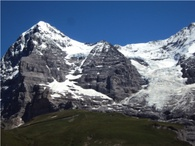
#> input picture Image Stitching Project/Dataset/Mountain/hill1.jpg, 195 x 146 px, shrunk from 400 x 300 before the run; its folder holds 2 pictures in this run
$ python main.py
#> lines starting #> are read from the running program, lines starting #| are printed output that depends on the picture; after the words box and inside, x2 and y2 are one past the last pixel; in counts of white or black regions, pixels touching at a corner belong together
import numpy as np
import cv2
import glob
import imutils
import os

# Configurable parameters
dataset_name = 'Mountain'
threshold = 0.97

# Load images
file_path = os.path.join('Image Stitching Project', 'Dataset', dataset_name, '*.jpg')
image_paths = glob.glob(file_path)
images = []

for image_path in image_paths:
    img = cv2.imread(image_path)
#> img is the input picture: shape (146, 195, 3); mean B, G, R 113.2, 95.6, 82.7
    if img is not None:
        images.append(img)
    else:
        print(f"Error loading image: {image_path}")

# Check OpenCV version and create the stitcher accordingly
if cv2.__version__.startswith('3'):
    stitcher = cv2.createStitcher()
else:
    stitcher = cv2.Stitcher_create()

# Stitch the images
error, stitched_img = stitcher.stitch(images)
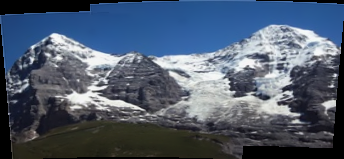
#> stitched_img: shape (159, 344, 3); mean of channels 0, 1, 2 109.4, 91.1, 78.2; drawn as B, G, R
#> error = 0

if error == cv2.Stitcher_OK:
    # Save the stitched image
    result_folder = os.path.join('Image Stitching Project', 'Result', dataset_name)
    os.makedirs(result_folder, exist_ok=True)
    output_path1 = os.path.join(result_folder, 'output1.jpg')

    cv2.imwrite(output_path1, stitched_img)
    cv2.imshow("Stitched Image", stitched_img)
    cv2.waitKey(0)
    cv2.destroyAllWindows()

    # Add a border to the stitched image
    stitched_img = cv2.copyMakeBorder(stitched_img, 10, 10, 10, 10, cv2.BORDER_CONSTANT, value=(0, 0, 0))
#> stitched_img: shape (179, 364, 3)

    # Convert to grayscale and apply threshold to find the black border
    gray = cv2.cvtColor(stitched_img, cv2.COLOR_BGR2GRAY)
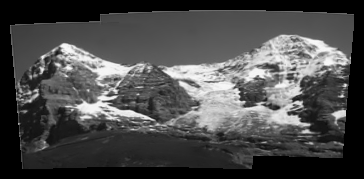
#> gray: shape (179, 364); min 0, max 248, mean 75
    _, thresh_img = cv2.threshold(gray, 1, 255, cv2.THRESH_BINARY)
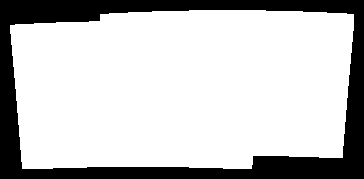
#> thresh_img: shape (179, 364); 76.8% white; 1 black region

    # Find contours in the thresholded image
    contours = cv2.findContours(thresh_img, cv2.RETR_EXTERNAL, cv2.CHAIN_APPROX_SIMPLE)
#> contours = 1 contour; box (x1, y1, x2, y2) and area: (10, 10, 354, 169) 49580
    contours = imutils.grab_contours(contours)
    areaOI = max(contours, key=cv2.contourArea)
#> areaOI = contour of 94 points, box (x1, y1, x2, y2) (10, 10, 354, 169), area 49580

    # Define a threshold to determine if the border is small
    if cv2.contourArea(areaOI) < threshold * gray.size:
        # Create a mask with the largest contour
        mask = np.zeros(thresh_img.shape, dtype="uint8")
        x, y, w, h = cv2.boundingRect(areaOI)
#> x = 10; y = 10; w = 344; h = 159
        cv2.rectangle(mask, (x, y), (x + w, y + h), 255, -1)
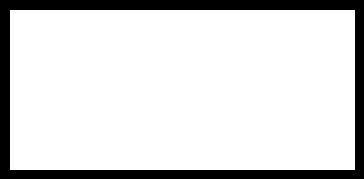
#> mask: shape (179, 364); 84.7% white; 1 black region, box (x1, y1, x2, y2) and area: (0, 0, 364, 179) 9956

        # Erode the mask until the black border is removed
        minRectangle = mask.copy()
        sub = mask.copy()

        while cv2.countNonZero(sub) > 0:
            minRectangle = cv2.erode(minRectangle, None)
            sub = cv2.subtract(minRectangle, thresh_img)
#> this loop made 14 passes
#> pass 1, `sub = cv2.subtract(minRectangle, thresh_img)`:
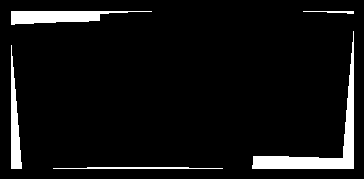
#> sub: shape (179, 364); 6.5% white; 5 white regions, box (x1, y1, x2, y2) and area: (252, 31, 354, 169) 1994, (11, 11, 152, 25) 1129, (11, 45, 22, 169) 736, (53, 167, 223, 169) 272, (303, 11, 354, 14) 85
#> after the loop:
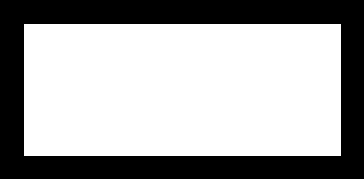
#> minRectangle: shape (179, 364); 64.2% white; 1 black region

        # Find the new bounding box
        contours = cv2.findContours(minRectangle, cv2.RETR_EXTERNAL, cv2.CHAIN_APPROX_SIMPLE)
#> contours = 1 contour; box (x1, y1, x2, y2) and area: (24, 24, 341, 156) 41396
        contours = imutils.grab_contours(contours)
#> contours = [[[24, 24], [24, 155], [340, 155], [340, 24]]]
        areaOI = max(contours, key=cv2.contourArea)
#> areaOI = [[24, 24], [24, 155], [340, 155], [340, 24]]
        x, y, w, h = cv2.boundingRect(areaOI)
#> x = 24; y = 24; w = 317; h = 132

        # Crop the image to the bounding box
        stitched_img = stitched_img[y:y + h, x:x + w]
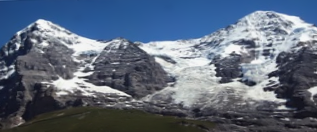
#> stitched_img: shape (132, 317, 3); mean of channels 0, 1, 2 123.7, 105.4, 93; drawn as B, G, R

    # Save the processed image
    output_path2 = os.path.join(result_folder, 'output2.jpg')
    cv2.imwrite(output_path2, stitched_img)
    cv2.imshow("Stitched Image Processed", stitched_img)
    cv2.waitKey(0)
    cv2.destroyAllWindows()
else:
    print("Error during stitching:", error)
    print("Images could not be stitched! Likely not enough keypoints being detected!")
